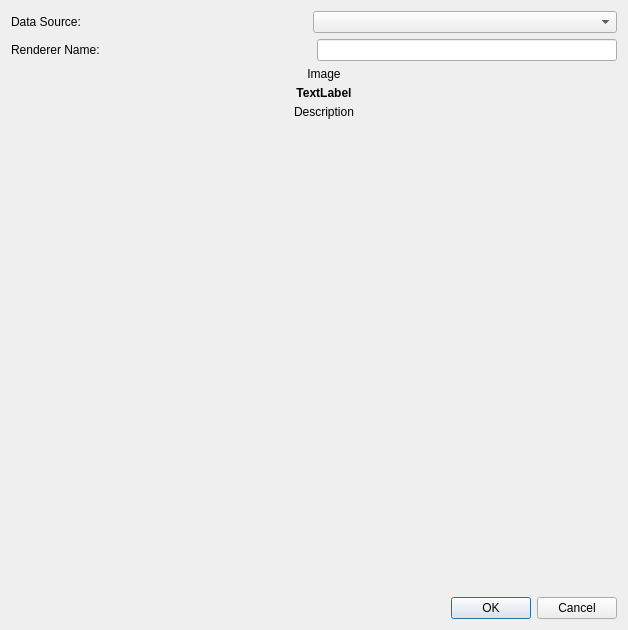
<?xml version="1.0" encoding="UTF-8"?>
<ui version="4.0">
 <class>NewRendererDialog</class>
 <widget class="QDialog" name="NewRendererDialog">
  <property name="geometry">
   <rect>
    <x>0</x>
    <y>0</y>
    <width>628</width>
    <height>630</height>
   </rect>
  </property>
  <property name="windowTitle">
   <string>Select New Renderer</string>
  </property>
  <layout class="QVBoxLayout" name="verticalLayout_2">
   <item>
    <layout class="QHBoxLayout" name="horizontalLayout_4">
     <property name="spacing">
      <number>0</number>
     </property>
     <property name="topMargin">
      <number>0</number>
     </property>
     <item>
      <widget class="QLabel" name="label_3">
       <property name="text">
        <string>Data Source:</string>
       </property>
      </widget>
     </item>
     <item>
      <spacer name="horizontalSpacer_2">
       <property name="orientation">
        <enum>Qt::Horizontal</enum>
       </property>
       <property name="sizeHint" stdset="0">
        <size>
         <width>40</width>
         <height>20</height>
        </size>
       </property>
      </spacer>
     </item>
     <item>
      <widget class="QComboBox" name="dataMgrCombo">
       <property name="minimumSize">
        <size>
         <width>304</width>
         <height>0</height>
        </size>
       </property>
      </widget>
     </item>
    </layout>
   </item>
   <item>
    <layout class="QHBoxLayout" name="horizontalLayout_2">
     <property name="spacing">
      <number>0</number>
     </property>
     <item>
      <widget class="QLabel" name="label">
       <property name="text">
        <string>Renderer Name:</string>
       </property>
      </widget>
     </item>
     <item>
      <spacer name="horizontalSpacer_3">
       <property name="orientation">
        <enum>Qt::Horizontal</enum>
       </property>
       <property name="sizeHint" stdset="0">
        <size>
         <width>40</width>
         <height>20</height>
        </size>
       </property>
      </spacer>
     </item>
     <item>
      <widget class="QLineEdit" name="rendererNameEdit">
       <property name="minimumSize">
        <size>
         <width>300</width>
         <height>0</height>
        </size>
       </property>
       <property name="maximumSize">
        <size>
         <width>125</width>
         <height>16777215</height>
        </size>
       </property>
       <property name="toolTip">
        <string>&lt;html&gt;&lt;head/&gt;&lt;body&gt;&lt;p&gt;Type in proposed name of renderer.&lt;/p&gt;&lt;/body&gt;&lt;/html&gt;</string>
       </property>
      </widget>
     </item>
    </layout>
   </item>
   <item>
    <layout class="QHBoxLayout" name="horizontalLayout_3">
     <property name="spacing">
      <number>20</number>
     </property>
     <item>
      <layout class="QVBoxLayout" name="_buttonLayoutHolder">
       <item>
        <layout class="QGridLayout" name="buttonHolderGridLayout"/>
       </item>
       <item>
        <spacer name="verticalSpacer">
         <property name="orientation">
          <enum>Qt::Vertical</enum>
         </property>
         <property name="sizeHint" stdset="0">
          <size>
           <width>20</width>
           <height>40</height>
          </size>
         </property>
        </spacer>
       </item>
      </layout>
     </item>
     <item>
      <layout class="QVBoxLayout" name="verticalLayout">
       <property name="spacing">
        <number>5</number>
       </property>
       <item>
        <widget class="QLabel" name="bigDisplay">
         <property name="minimumSize">
          <size>
           <width>300</width>
           <height>0</height>
          </size>
         </property>
         <property name="maximumSize">
          <size>
           <width>300</width>
           <height>16777215</height>
          </size>
         </property>
         <property name="text">
          <string>Image</string>
         </property>
         <property name="alignment">
          <set>Qt::AlignCenter</set>
         </property>
        </widget>
       </item>
       <item>
        <widget class="QLabel" name="titleLabel">
         <property name="font">
          <font>
           <weight>75</weight>
           <bold>true</bold>
          </font>
         </property>
         <property name="text">
          <string>TextLabel</string>
         </property>
         <property name="alignment">
          <set>Qt::AlignCenter</set>
         </property>
        </widget>
       </item>
       <item>
        <widget class="QLabel" name="descriptionLabel">
         <property name="minimumSize">
          <size>
           <width>300</width>
           <height>0</height>
          </size>
         </property>
         <property name="maximumSize">
          <size>
           <width>300</width>
           <height>16777215</height>
          </size>
         </property>
         <property name="text">
          <string>Description</string>
         </property>
         <property name="alignment">
          <set>Qt::AlignCenter</set>
         </property>
         <property name="wordWrap">
          <bool>true</bool>
         </property>
        </widget>
       </item>
       <item>
        <spacer name="verticalSpacer_2">
         <property name="orientation">
          <enum>Qt::Vertical</enum>
         </property>
         <property name="sizeType">
          <enum>QSizePolicy::Expanding</enum>
         </property>
         <property name="sizeHint" stdset="0">
          <size>
           <width>20</width>
           <height>0</height>
          </size>
         </property>
        </spacer>
       </item>
      </layout>
     </item>
    </layout>
   </item>
   <item>
    <layout class="QHBoxLayout" name="horizontalLayout">
     <item>
      <widget class="QDialogButtonBox" name="buttonBox">
       <property name="orientation">
        <enum>Qt::Horizontal</enum>
       </property>
       <property name="standardButtons">
        <set>QDialogButtonBox::Cancel|QDialogButtonBox::Ok</set>
       </property>
       <property name="centerButtons">
        <bool>false</bool>
       </property>
      </widget>
     </item>
    </layout>
   </item>
  </layout>
 </widget>
 <resources/>
 <connections>
  <connection>
   <sender>buttonBox</sender>
   <signal>accepted()</signal>
   <receiver>NewRendererDialog</receiver>
   <slot>accept()</slot>
   <hints>
    <hint type="sourcelabel">
     <x>248</x>
     <y>254</y>
    </hint>
    <hint type="destinationlabel">
     <x>157</x>
     <y>274</y>
    </hint>
   </hints>
  </connection>
  <connection>
   <sender>buttonBox</sender>
   <signal>rejected()</signal>
   <receiver>NewRendererDialog</receiver>
   <slot>reject()</slot>
   <hints>
    <hint type="sourcelabel">
     <x>316</x>
     <y>260</y>
    </hint>
    <hint type="destinationlabel">
     <x>286</x>
     <y>274</y>
    </hint>
   </hints>
  </connection>
 </connections>
</ui>
